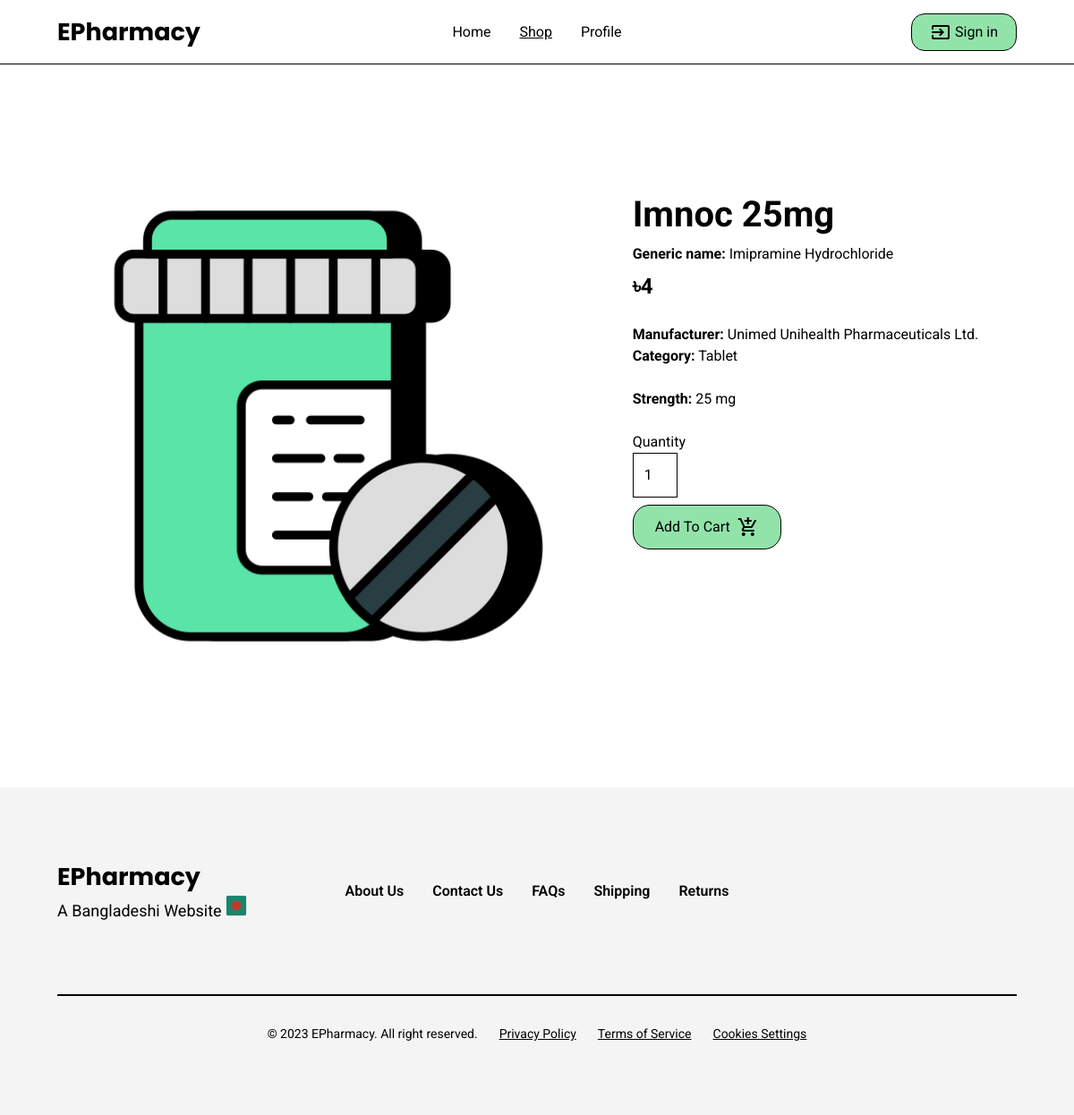
The page /view_product/3 on the database its author committed.
### app.py (models this page shows)
class Product_info(db.Model):
    productID = db.Column(db.Integer, primary_key=True)
    Manufacturer = db.Column(db.String(47), nullable=True)
    BrandName = db.Column(db.String(38), nullable=True)
    GenericName = db.Column(db.String(393), nullable=True)
    Strength = db.Column(db.String(265), nullable=True)
    Description = db.Column(db.String(26), nullable=True)
    Price = db.Column(db.String(72), nullable=True)

### app.py (the view)
@app.route('/view_product/<int:product_id>')
def view_product(product_id):
    product_detail = Product_info.query.get_or_404(product_id)
    if "google_id" in session:
        return render_template('product_details.html', name = session["name"], picture = session["picture"], product=product_detail)
    else:
        return render_template('product_details.html', product=product_detail)

### templates/product_details.html (shortened to what this page needs)
{% extends "layout.html" %}
{% block shop_active %}active{% endblock %}
{% block body %}
<div class="Products">
    <div class="Product">
        <div class="ProductHeader1">
            <div class="Content-product-details">
                <div class="Product-product-details">
                    <div class="Column1-product-details">
                        <img class="PlaceholderImage"
                            src="{{ url_for('static', filename='images/shop/' + product.Description.lower() + '.png') }}"
                            loading="lazy" />
                    </div>
                </div>
                <div class="Column2-product-details">
                    <div class="ProductDescription">
                        <div class="ProductName">
                            <div class="Heading-product-details">{{ product.BrandName }}</div>
                            <div class="Text-product-details">
                                <b>Generic name:</b> {{ product.GenericName }}
                            </div>
                            <div class="Price-product-details">৳{{ product.Price }} </div>
                        </div>
                        <div class="Text-product-details">
                            <b>Manufacturer:</b> {{ product.Manufacturer }}
                            <br>
                            <b>Category:</b> {{ product.Description }}
                        </div>
                        <div class="Variant"><b>Strength:</b> {{ product.Strength }}</div>
                        <div class="form-product-details">
                        <form
                            action="{{ url_for('add_to_cart', product_id=product.productID, redirect_url=request.url) }}"
                            method="post">
                                <div class="Quantity">Quantity</div>
                                <div class="TextInput">
                                    <input class="Placeholder" type="number" name="quantity" value="1" min="1">
                                </div>
                            <div class="FormSubmit">
                                <button class="Button-product-details" type="submit" value="Add to Cart">
                                    <div class="Button-text">Add To Cart </div>
                                    <span class="material-symbols-outlined">
                                    </span>
                                </button>
                            </div>
                        </form>
                    </div>
                    </div>
                </div>
            </div>
        </div>
    </div>
</div>
{% endblock %}

### static/styles.css (style rules this page uses)
* { margin: 0; padding: 0; box-sizing: border-box; text-decoration: none; list-style: none; font-family: 'Roboto', sans-serif; color: var(--black-color); }
:root { --black-color: #000000; --white-color: #FFFFFF; --light-grey-color: #F4F4F4; --light-green-color: #92E3A9; --pale-green-color: #def7e5; --light-red-color: #FF725E; --pale-red-color: #ffd5cf; --light-blue-color: #79a3ff; --pale-blue-color: #b3caff; }
html { scroll-padding-top: 72px; overflow-x: hidden; scroll-behavior: smooth; height: 100%; width: 100%; }
body { overflow-x: hidden; overflow-y: hidden; box-sizing: inherit; min-height: 100%; width: 100%; }
.material-symbols-outlined { font-variation-settings: 'FILL' 0, 'wght' 400, 'GRAD' 0, 'opsz' 24 }
.Products { width: 100%; justify-content: center; align-items: center; display: inline-flex; }
.Product { align-self: stretch; padding: 32px 0; width: 1440px; justify-content: flex-start; align-items: center; display: inline-flex; flex-direction: column; }
.ProductHeader1 { width: 1440px; padding: 112px 64px; background: white; flex-direction: column; justify-content: flex-start; align-items: center; gap: 24px; display: inline-flex; }
.Content-product-details { align-self: stretch; justify-content: center; align-items: flex-start; gap: 80px; display: inline-flex; }
.Product-product-details { justify-content: flex-start; align-items: flex-start; gap: 16px; display: flex; }
.Column1-product-details { justify-content: flex-start; align-items: flex-start; display: flex; }
.PlaceholderImage { width: 520px; object-fit: contain; }
.Column2-product-details { flex-direction: column; justify-content: flex-start; align-items: flex-start; gap: 32px; display: inline-flex; }
.ProductDescription { align-self: stretch; flex-direction: column; justify-content: flex-start; align-items: flex-start; gap: 24px; display: flex; }
.ProductName { flex-direction: column; justify-content: flex-start; align-items: flex-start; gap: 8px; display: flex; }
.Heading-product-details { font-size: 40px; font-weight: 700; line-height: 48px; word-wrap: break-word; }
.Price-product-details { font-size: 24px; font-weight: 700; line-height: 33.60px; word-wrap: break-word; }
.Text-product-details { align-self: stretch; font-size: 16px; font-weight: 400; line-height: 24px; word-wrap: break-word; }
.Variant { align-self: stretch; font-size: 16px; font-weight: 400; line-height: 24px; word-wrap: break-word; }
.Quantity { align-self: stretch; font-size: 16px; font-weight: 400; line-height: 24px; word-wrap: break-word; }
.TextInput { width: 50px; padding: 12px; background: white; border: 1px black solid; justify-content: flex-start; align-items: center; display: inline-flex; }
.Placeholder { flex: 1 1 0; font-size: 16px; font-weight: 400; line-height: 24px; word-wrap: break-word; border: none; outline: none; width: 100%; }
.FormSubmit { align-self: stretch; padding-top: 8px; flex-direction: column; justify-content: flex-start; align-items: flex-start; gap: 16px; display: flex; }
.Button-product-details { align-self: stretch; padding-left: 24px; padding-right: 24px; padding-top: 12px; padding-bottom: 12px; background: #92E3A9; border-radius: 19px; border: 1px black solid; justify-content: center; align-items: center; gap: 8px; display: inline-flex; }
.Button-text { font-size: 16px; font-weight: 400; line-height: 24px; word-wrap: break-word; }

### rows shown on the page
Product_info: BrandName "Imnoc 25mg", GenericName "Imipramine Hydrochloride", Price "4", Manufacturer "Unimed Unihealth Pharmaceuticals Ltd.", Description "Tablet", Strength "25 mg"
